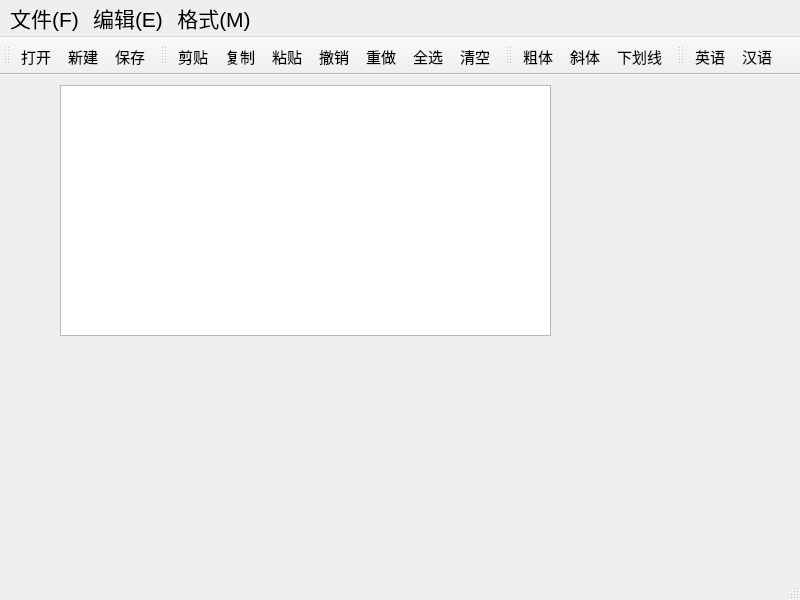
<?xml version="1.0" encoding="UTF-8"?>
<ui version="4.0">
 <class>QMyMainWindow</class>
 <widget class="QMainWindow" name="QMyMainWindow">
  <property name="geometry">
   <rect>
    <x>0</x>
    <y>0</y>
    <width>800</width>
    <height>600</height>
   </rect>
  </property>
  <property name="font">
   <font>
    <pointsize>14</pointsize>
   </font>
  </property>
  <property name="windowTitle">
   <string>QMyMainWindow</string>
  </property>
  <widget class="QWidget" name="centralwidget">
   <widget class="QPlainTextEdit" name="plainTextEdit">
    <property name="geometry">
     <rect>
      <x>60</x>
      <y>10</y>
      <width>491</width>
      <height>251</height>
     </rect>
    </property>
    <property name="minimumSize">
     <size>
      <width>2</width>
      <height>0</height>
     </size>
    </property>
    <property name="font">
     <font>
      <family>Times New Roman</family>
      <pointsize>14</pointsize>
     </font>
    </property>
   </widget>
  </widget>
  <widget class="QMenuBar" name="menuBar">
   <property name="geometry">
    <rect>
     <x>0</x>
     <y>0</y>
     <width>800</width>
     <height>32</height>
    </rect>
   </property>
   <property name="font">
    <font>
     <pointsize>16</pointsize>
     <weight>50</weight>
     <bold>false</bold>
    </font>
   </property>
   <widget class="QMenu" name="menu_F">
    <property name="minimumSize">
     <size>
      <width>16</width>
      <height>8</height>
     </size>
    </property>
    <property name="title">
     <string>文件(F)</string>
    </property>
    <addaction name="action_filenew"/>
    <addaction name="action_fileopen"/>
    <addaction name="action_filesave"/>
    <addaction name="action_fileclose"/>
   </widget>
   <widget class="QMenu" name="menu_E">
    <property name="minimumSize">
     <size>
      <width>16</width>
      <height>8</height>
     </size>
    </property>
    <property name="title">
     <string>编辑(E)</string>
    </property>
    <addaction name="action_textcut"/>
    <addaction name="action_textcopy"/>
    <addaction name="action_textpaste"/>
    <addaction name="action_textundo"/>
    <addaction name="action_textredo"/>
    <addaction name="action_textclear"/>
    <addaction name="action_textselectall"/>
   </widget>
   <widget class="QMenu" name="menu_M">
    <property name="minimumSize">
     <size>
      <width>16</width>
      <height>8</height>
     </size>
    </property>
    <property name="title">
     <string>格式(M)</string>
    </property>
    <widget class="QMenu" name="menu">
     <property name="font">
      <font>
       <family>Viner Hand ITC</family>
       <pointsize>11</pointsize>
      </font>
     </property>
     <property name="title">
      <string>界面语言</string>
     </property>
     <addaction name="action_English"/>
     <addaction name="action_Chinese"/>
    </widget>
    <widget class="QMenu" name="menu_2">
     <property name="title">
      <string>在这里输入</string>
     </property>
    </widget>
    <addaction name="action_bold"/>
    <addaction name="action_textitalic"/>
    <addaction name="action_textunderline"/>
    <addaction name="action_textshow"/>
    <addaction name="menu"/>
    <addaction name="menu_2"/>
   </widget>
   <addaction name="menu_F"/>
   <addaction name="menu_E"/>
   <addaction name="menu_M"/>
  </widget>
  <widget class="QToolBar" name="filetoolBar">
   <property name="enabled">
    <bool>true</bool>
   </property>
   <property name="minimumSize">
    <size>
     <width>5</width>
     <height>8</height>
    </size>
   </property>
   <property name="font">
    <font>
     <family>Times New Roman</family>
     <pointsize>11</pointsize>
    </font>
   </property>
   <property name="windowTitle">
    <string>File</string>
   </property>
   <property name="orientation">
    <enum>Qt::Horizontal</enum>
   </property>
   <property name="toolButtonStyle">
    <enum>Qt::ToolButtonTextUnderIcon</enum>
   </property>
   <attribute name="toolBarArea">
    <enum>TopToolBarArea</enum>
   </attribute>
   <attribute name="toolBarBreak">
    <bool>false</bool>
   </attribute>
   <addaction name="action_fileopen"/>
   <addaction name="action_filenew"/>
   <addaction name="action_filesave"/>
  </widget>
  <widget class="QToolBar" name="actiontoolBar">
   <property name="enabled">
    <bool>true</bool>
   </property>
   <property name="minimumSize">
    <size>
     <width>5</width>
     <height>8</height>
    </size>
   </property>
   <property name="font">
    <font>
     <family>Times New Roman</family>
     <pointsize>11</pointsize>
    </font>
   </property>
   <property name="windowTitle">
    <string>Action</string>
   </property>
   <property name="toolButtonStyle">
    <enum>Qt::ToolButtonTextUnderIcon</enum>
   </property>
   <attribute name="toolBarArea">
    <enum>TopToolBarArea</enum>
   </attribute>
   <attribute name="toolBarBreak">
    <bool>false</bool>
   </attribute>
   <addaction name="action_textcut"/>
   <addaction name="action_textcopy"/>
   <addaction name="action_textpaste"/>
   <addaction name="action_textundo"/>
   <addaction name="action_textredo"/>
   <addaction name="action_textselectall"/>
   <addaction name="action_textclear"/>
  </widget>
  <widget class="QToolBar" name="texttoolBar">
   <property name="enabled">
    <bool>true</bool>
   </property>
   <property name="minimumSize">
    <size>
     <width>5</width>
     <height>8</height>
    </size>
   </property>
   <property name="font">
    <font>
     <family>Times New Roman</family>
     <pointsize>11</pointsize>
    </font>
   </property>
   <property name="windowTitle">
    <string>Edit</string>
   </property>
   <property name="toolButtonStyle">
    <enum>Qt::ToolButtonTextUnderIcon</enum>
   </property>
   <attribute name="toolBarArea">
    <enum>TopToolBarArea</enum>
   </attribute>
   <attribute name="toolBarBreak">
    <bool>false</bool>
   </attribute>
   <addaction name="action_bold"/>
   <addaction name="action_textitalic"/>
   <addaction name="action_textunderline"/>
  </widget>
  <widget class="QToolBar" name="LanguagetoolBar">
   <property name="enabled">
    <bool>true</bool>
   </property>
   <property name="minimumSize">
    <size>
     <width>5</width>
     <height>8</height>
    </size>
   </property>
   <property name="font">
    <font>
     <family>Times New Roman</family>
     <pointsize>11</pointsize>
    </font>
   </property>
   <property name="windowTitle">
    <string>Language</string>
   </property>
   <property name="autoFillBackground">
    <bool>false</bool>
   </property>
   <property name="toolButtonStyle">
    <enum>Qt::ToolButtonTextUnderIcon</enum>
   </property>
   <attribute name="toolBarArea">
    <enum>TopToolBarArea</enum>
   </attribute>
   <attribute name="toolBarBreak">
    <bool>false</bool>
   </attribute>
   <addaction name="action_English"/>
   <addaction name="action_Chinese"/>
  </widget>
  <widget class="QStatusBar" name="statusBar">
   <property name="font">
    <font>
     <family>Times New Roman</family>
     <pointsize>11</pointsize>
    </font>
   </property>
  </widget>
  <action name="action_fileopen">
   <property name="icon">
    <iconset resource="QMyMainWindow.qrc">
     <normaloff>:/images/images/images/001.GIF</normaloff>:/images/images/images/001.GIF</iconset>
   </property>
   <property name="text">
    <string>打开...</string>
   </property>
   <property name="toolTip">
    <string>打开文件</string>
   </property>
   <property name="font">
    <font>
     <family>Times New Roman</family>
     <pointsize>11</pointsize>
    </font>
   </property>
   <property name="shortcut">
    <string>Ctrl+O</string>
   </property>
  </action>
  <action name="action_fileclose">
   <property name="icon">
    <iconset resource="QMyMainWindow.qrc">
     <normaloff>:/images/images/images/132.bmp</normaloff>:/images/images/images/132.bmp</iconset>
   </property>
   <property name="text">
    <string>关闭</string>
   </property>
   <property name="toolTip">
    <string>关闭文件</string>
   </property>
   <property name="font">
    <font>
     <family>Times New Roman</family>
     <pointsize>11</pointsize>
    </font>
   </property>
   <property name="shortcut">
    <string>Ctrl+Alt+C</string>
   </property>
  </action>
  <action name="action_textcut">
   <property name="checkable">
    <bool>false</bool>
   </property>
   <property name="enabled">
    <bool>true</bool>
   </property>
   <property name="icon">
    <iconset resource="QMyMainWindow.qrc">
     <normaloff>:/images/images/images/200.bmp</normaloff>:/images/images/images/200.bmp</iconset>
   </property>
   <property name="text">
    <string>剪贴</string>
   </property>
   <property name="toolTip">
    <string>剪贴</string>
   </property>
   <property name="font">
    <font>
     <family>Times New Roman</family>
     <pointsize>11</pointsize>
    </font>
   </property>
   <property name="shortcut">
    <string>Ctrl+X</string>
   </property>
  </action>
  <action name="action_textpaste">
   <property name="enabled">
    <bool>true</bool>
   </property>
   <property name="icon">
    <iconset resource="QMyMainWindow.qrc">
     <normaloff>:/images/images/images/204.bmp</normaloff>:/images/images/images/204.bmp</iconset>
   </property>
   <property name="text">
    <string>粘贴</string>
   </property>
   <property name="toolTip">
    <string>粘贴</string>
   </property>
   <property name="font">
    <font>
     <family>Times New Roman</family>
     <pointsize>11</pointsize>
    </font>
   </property>
   <property name="shortcut">
    <string>Ctrl+V</string>
   </property>
  </action>
  <action name="action_textcopy">
   <property name="checkable">
    <bool>false</bool>
   </property>
   <property name="enabled">
    <bool>true</bool>
   </property>
   <property name="icon">
    <iconset resource="QMyMainWindow.qrc">
     <normaloff>:/images/images/images/202.bmp</normaloff>:/images/images/images/202.bmp</iconset>
   </property>
   <property name="text">
    <string>复制</string>
   </property>
   <property name="toolTip">
    <string>复制</string>
   </property>
   <property name="font">
    <font>
     <family>Times New Roman</family>
     <pointsize>11</pointsize>
    </font>
   </property>
   <property name="shortcut">
    <string>Ctrl+C</string>
   </property>
  </action>
  <action name="action_bold">
   <property name="checkable">
    <bool>true</bool>
   </property>
   <property name="icon">
    <iconset resource="QMyMainWindow.qrc">
     <normaloff>:/images/images/images/500.bmp</normaloff>:/images/images/images/500.bmp</iconset>
   </property>
   <property name="text">
    <string>粗体</string>
   </property>
   <property name="toolTip">
    <string>粗体</string>
   </property>
   <property name="font">
    <font>
     <family>Times New Roman</family>
     <pointsize>11</pointsize>
    </font>
   </property>
   <property name="shortcut">
    <string>Ctrl+B</string>
   </property>
  </action>
  <action name="action_textitalic">
   <property name="checkable">
    <bool>true</bool>
   </property>
   <property name="icon">
    <iconset resource="QMyMainWindow.qrc">
     <normaloff>:/images/images/images/502.bmp</normaloff>:/images/images/images/502.bmp</iconset>
   </property>
   <property name="text">
    <string>斜体</string>
   </property>
   <property name="toolTip">
    <string>斜体</string>
   </property>
   <property name="font">
    <font>
     <family>Times New Roman</family>
     <pointsize>11</pointsize>
    </font>
   </property>
   <property name="shortcut">
    <string>Ctrl+I</string>
   </property>
  </action>
  <action name="action_textunderline">
   <property name="checkable">
    <bool>true</bool>
   </property>
   <property name="icon">
    <iconset resource="QMyMainWindow.qrc">
     <normaloff>:/images/images/images/504.bmp</normaloff>:/images/images/images/504.bmp</iconset>
   </property>
   <property name="text">
    <string>下划线</string>
   </property>
   <property name="toolTip">
    <string>下划线</string>
   </property>
   <property name="font">
    <font>
     <family>Times New Roman</family>
     <pointsize>11</pointsize>
    </font>
   </property>
   <property name="shortcut">
    <string>Ctrl+U</string>
   </property>
  </action>
  <action name="action_textshow">
   <property name="checkable">
    <bool>true</bool>
   </property>
   <property name="icon">
    <iconset resource="QMyMainWindow.qrc">
     <normaloff>:/images/images/images/114.bmp</normaloff>:/images/images/images/114.bmp</iconset>
   </property>
   <property name="text">
    <string>显示</string>
   </property>
   <property name="toolTip">
    <string>显示图标名称</string>
   </property>
   <property name="font">
    <font>
     <family>Times New Roman</family>
     <pointsize>11</pointsize>
    </font>
   </property>
   <property name="shortcut">
    <string>Ctrl+Alt+W</string>
   </property>
  </action>
  <action name="action_textclear">
   <property name="checkable">
    <bool>false</bool>
   </property>
   <property name="icon">
    <iconset resource="QMyMainWindow.qrc">
     <normaloff>:/images/images/images/212.bmp</normaloff>:/images/images/images/212.bmp</iconset>
   </property>
   <property name="text">
    <string>清空</string>
   </property>
   <property name="toolTip">
    <string>清空文字</string>
   </property>
   <property name="font">
    <font>
     <family>Times New Roman</family>
     <pointsize>11</pointsize>
    </font>
   </property>
   <property name="shortcut">
    <string>Ctrl+Alt+B</string>
   </property>
  </action>
  <action name="action_textundo">
   <property name="checkable">
    <bool>false</bool>
   </property>
   <property name="enabled">
    <bool>true</bool>
   </property>
   <property name="icon">
    <iconset resource="QMyMainWindow.qrc">
     <normaloff>:/images/images/images/206.bmp</normaloff>:/images/images/images/206.bmp</iconset>
   </property>
   <property name="text">
    <string>撤销</string>
   </property>
   <property name="toolTip">
    <string>返回上一状态</string>
   </property>
   <property name="font">
    <font>
     <family>Times New Roman</family>
     <pointsize>11</pointsize>
    </font>
   </property>
   <property name="shortcut">
    <string>Ctrl+Z</string>
   </property>
  </action>
  <action name="action_textredo">
   <property name="checkable">
    <bool>false</bool>
   </property>
   <property name="enabled">
    <bool>true</bool>
   </property>
   <property name="icon">
    <iconset resource="QMyMainWindow.qrc">
     <normaloff>:/images/images/images/208.bmp</normaloff>:/images/images/images/208.bmp</iconset>
   </property>
   <property name="text">
    <string>重做</string>
   </property>
   <property name="toolTip">
    <string>将&quot;撤销&quot;撤销</string>
   </property>
   <property name="font">
    <font>
     <family>Times New Roman</family>
     <pointsize>11</pointsize>
    </font>
   </property>
   <property name="shortcut">
    <string>Ctrl+Y</string>
   </property>
  </action>
  <action name="action_textselectall">
   <property name="checkable">
    <bool>false</bool>
   </property>
   <property name="icon">
    <iconset resource="QMyMainWindow.qrc">
     <normaloff>:/images/images/images/116.bmp</normaloff>:/images/images/images/116.bmp</iconset>
   </property>
   <property name="text">
    <string>全选</string>
   </property>
   <property name="toolTip">
    <string>选中全部文字</string>
   </property>
   <property name="font">
    <font>
     <family>Times New Roman</family>
     <pointsize>11</pointsize>
    </font>
   </property>
   <property name="shortcut">
    <string>Ctrl+A</string>
   </property>
  </action>
  <action name="action_filenew">
   <property name="checkable">
    <bool>false</bool>
   </property>
   <property name="icon">
    <iconset resource="QMyMainWindow.qrc">
     <normaloff>:/images/images/images/100.bmp</normaloff>:/images/images/images/100.bmp</iconset>
   </property>
   <property name="text">
    <string>新建</string>
   </property>
   <property name="toolTip">
    <string>新建文件</string>
   </property>
   <property name="font">
    <font>
     <family>Times New Roman</family>
     <pointsize>11</pointsize>
    </font>
   </property>
   <property name="shortcut">
    <string>Ctrl+N</string>
   </property>
  </action>
  <action name="action_filesave">
   <property name="icon">
    <iconset resource="QMyMainWindow.qrc">
     <normaloff>:/images/images/images/104.bmp</normaloff>:/images/images/images/104.bmp</iconset>
   </property>
   <property name="text">
    <string>保存</string>
   </property>
   <property name="toolTip">
    <string>保存文件</string>
   </property>
   <property name="font">
    <font>
     <family>Times New Roman</family>
     <pointsize>11</pointsize>
    </font>
   </property>
   <property name="shortcut">
    <string>Ctrl+S</string>
   </property>
  </action>
  <action name="action_English">
   <property name="checkable">
    <bool>true</bool>
   </property>
   <property name="icon">
    <iconset resource="QMyMainWindow.qrc">
     <normaloff>:/images/images/images/timg2.jpg</normaloff>:/images/images/images/timg2.jpg</iconset>
   </property>
   <property name="text">
    <string>英语</string>
   </property>
   <property name="toolTip">
    <string>显示英语</string>
   </property>
   <property name="font">
    <font>
     <family>Times New Roman</family>
     <pointsize>11</pointsize>
    </font>
   </property>
   <property name="shortcut">
    <string>Ctrl+Shift+E</string>
   </property>
  </action>
  <action name="action_Chinese">
   <property name="checkable">
    <bool>true</bool>
   </property>
   <property name="icon">
    <iconset resource="QMyMainWindow.qrc">
     <normaloff>:/images/images/images/CN.jpg</normaloff>:/images/images/images/CN.jpg</iconset>
   </property>
   <property name="text">
    <string>汉语</string>
   </property>
   <property name="toolTip">
    <string>显示中文</string>
   </property>
   <property name="font">
    <font>
     <family>Times New Roman</family>
     <pointsize>11</pointsize>
    </font>
   </property>
   <property name="shortcut">
    <string>Ctrl+Shift+C</string>
   </property>
  </action>
 </widget>
 <resources>
  <include location="QMyMainWindow.qrc"/>
 </resources>
 <connections>
  <connection>
   <sender>action_textundo</sender>
   <signal>triggered()</signal>
   <receiver>plainTextEdit</receiver>
   <slot>undo()</slot>
   <hints>
    <hint type="sourcelabel">
     <x>-1</x>
     <y>-1</y>
    </hint>
    <hint type="destinationlabel">
     <x>305</x>
     <y>221</y>
    </hint>
   </hints>
  </connection>
  <connection>
   <sender>action_textredo</sender>
   <signal>triggered()</signal>
   <receiver>plainTextEdit</receiver>
   <slot>redo()</slot>
   <hints>
    <hint type="sourcelabel">
     <x>-1</x>
     <y>-1</y>
    </hint>
    <hint type="destinationlabel">
     <x>305</x>
     <y>221</y>
    </hint>
   </hints>
  </connection>
  <connection>
   <sender>action_textcut</sender>
   <signal>triggered()</signal>
   <receiver>plainTextEdit</receiver>
   <slot>cut()</slot>
   <hints>
    <hint type="sourcelabel">
     <x>-1</x>
     <y>-1</y>
    </hint>
    <hint type="destinationlabel">
     <x>305</x>
     <y>221</y>
    </hint>
   </hints>
  </connection>
  <connection>
   <sender>action_textcopy</sender>
   <signal>triggered()</signal>
   <receiver>plainTextEdit</receiver>
   <slot>copy()</slot>
   <hints>
    <hint type="sourcelabel">
     <x>-1</x>
     <y>-1</y>
    </hint>
    <hint type="destinationlabel">
     <x>305</x>
     <y>221</y>
    </hint>
   </hints>
  </connection>
  <connection>
   <sender>action_textpaste</sender>
   <signal>triggered()</signal>
   <receiver>plainTextEdit</receiver>
   <slot>paste()</slot>
   <hints>
    <hint type="sourcelabel">
     <x>-1</x>
     <y>-1</y>
    </hint>
    <hint type="destinationlabel">
     <x>305</x>
     <y>221</y>
    </hint>
   </hints>
  </connection>
  <connection>
   <sender>action_textclear</sender>
   <signal>triggered()</signal>
   <receiver>plainTextEdit</receiver>
   <slot>clear()</slot>
   <hints>
    <hint type="sourcelabel">
     <x>-1</x>
     <y>-1</y>
    </hint>
    <hint type="destinationlabel">
     <x>305</x>
     <y>221</y>
    </hint>
   </hints>
  </connection>
  <connection>
   <sender>action_textselectall</sender>
   <signal>triggered()</signal>
   <receiver>plainTextEdit</receiver>
   <slot>selectAll()</slot>
   <hints>
    <hint type="sourcelabel">
     <x>-1</x>
     <y>-1</y>
    </hint>
    <hint type="destinationlabel">
     <x>305</x>
     <y>221</y>
    </hint>
   </hints>
  </connection>
  <connection>
   <sender>plainTextEdit</sender>
   <signal>undoAvailable(bool)</signal>
   <receiver>action_textundo</receiver>
   <slot>setEnabled(bool)</slot>
   <hints>
    <hint type="sourcelabel">
     <x>305</x>
     <y>221</y>
    </hint>
    <hint type="destinationlabel">
     <x>-1</x>
     <y>-1</y>
    </hint>
   </hints>
  </connection>
  <connection>
   <sender>action_fileclose</sender>
   <signal>triggered()</signal>
   <receiver>QMyMainWindow</receiver>
   <slot>close()</slot>
   <hints>
    <hint type="sourcelabel">
     <x>-1</x>
     <y>-1</y>
    </hint>
    <hint type="destinationlabel">
     <x>399</x>
     <y>299</y>
    </hint>
   </hints>
  </connection>
  <connection>
   <sender>plainTextEdit</sender>
   <signal>redoAvailable(bool)</signal>
   <receiver>action_textredo</receiver>
   <slot>setEnabled(bool)</slot>
   <hints>
    <hint type="sourcelabel">
     <x>305</x>
     <y>221</y>
    </hint>
    <hint type="destinationlabel">
     <x>-1</x>
     <y>-1</y>
    </hint>
   </hints>
  </connection>
  <connection>
   <sender>plainTextEdit</sender>
   <signal>copyAvailable(bool)</signal>
   <receiver>action_textcopy</receiver>
   <slot>setEnabled(bool)</slot>
   <hints>
    <hint type="sourcelabel">
     <x>305</x>
     <y>221</y>
    </hint>
    <hint type="destinationlabel">
     <x>-1</x>
     <y>-1</y>
    </hint>
   </hints>
  </connection>
  <connection>
   <sender>plainTextEdit</sender>
   <signal>copyAvailable(bool)</signal>
   <receiver>action_textcut</receiver>
   <slot>setEnabled(bool)</slot>
   <hints>
    <hint type="sourcelabel">
     <x>305</x>
     <y>221</y>
    </hint>
    <hint type="destinationlabel">
     <x>-1</x>
     <y>-1</y>
    </hint>
   </hints>
  </connection>
  <connection>
   <sender>plainTextEdit</sender>
   <signal>copyAvailable(bool)</signal>
   <receiver>action_textpaste</receiver>
   <slot>setEnabled(bool)</slot>
   <hints>
    <hint type="sourcelabel">
     <x>305</x>
     <y>221</y>
    </hint>
    <hint type="destinationlabel">
     <x>-1</x>
     <y>-1</y>
    </hint>
   </hints>
  </connection>
 </connections>
</ui>
